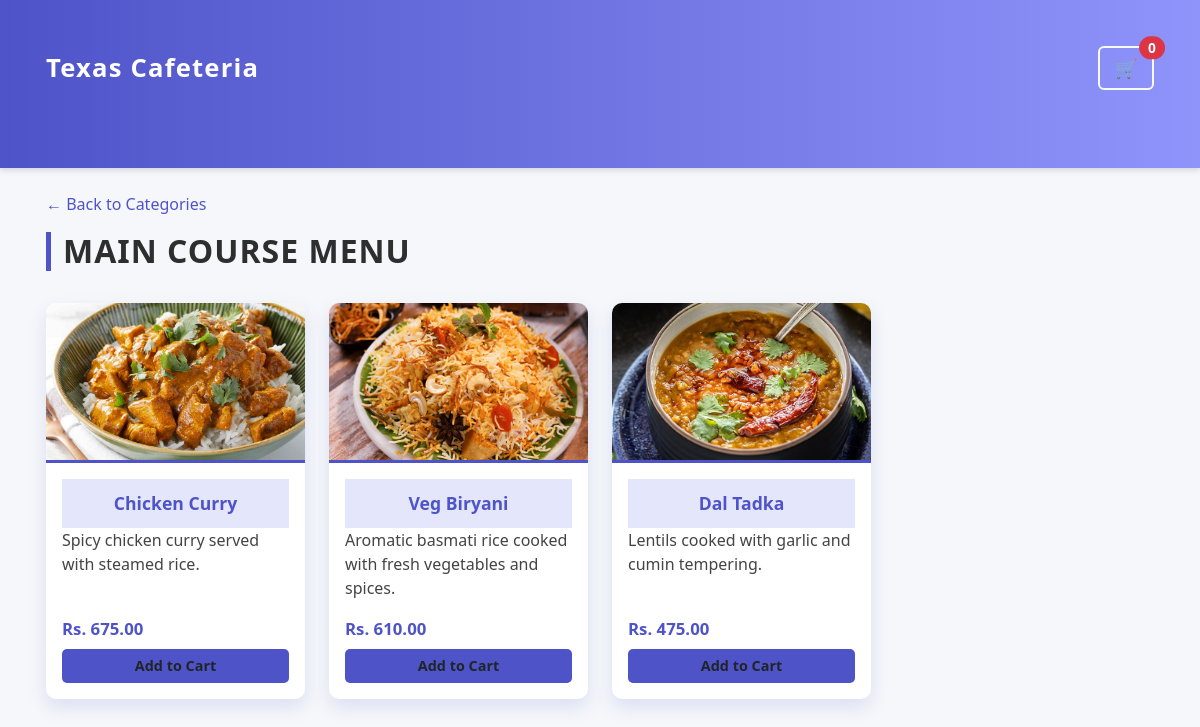
The app's page /category/2/ with its own data.
### foodapp/models.py (models this page shows, shortened)
class Category(models.Model):
    name = models.CharField(max_length=100)
    description = models.TextField(blank=True, null=True)
    image = models.ImageField(upload_to='category_images/', blank=True, null=True)

class FoodItem(models.Model):
    name = models.CharField(max_length=100)
    description = models.TextField()
    price = models.DecimalField(max_digits=6, decimal_places=2)
    category = models.ForeignKey(Category, on_delete=models.CASCADE)
    image = models.ImageField(upload_to='food_images/', blank=True, null=True)

### foodapp/views.py (the view)
# urls.py: path('category/<int:category_id>/', views.category_detail, name='category_detail'),
def category_detail(request, category_id):
    category = get_object_or_404(Category, id=category_id)
    food_items = FoodItem.objects.filter(category=category)
    cart = request.session.get('cart', {})
    cart_item_count = sum(cart.values())
    return render(request, 'foodapp/category_detail.html', {
        'category': category,
        'food_items': food_items,
        'cart_item_count': cart_item_count,
    })

### templates/foodapp/category_detail.html (shortened to what this page needs)
{% load static %}
<!DOCTYPE html>
<html lang="en">
<head>
  <link href="https://cdn.jsdelivr.net/npm/bootstrap@5.3.3/dist/css/bootstrap.min.css" rel="stylesheet" />
</head>
<body>
<nav class="navbar navbar-expand-lg navbar-dark">
  <div class="container d-flex justify-content-between align-items-center">
    <a class="navbar-brand" href="{% url 'category_list' %}">Texas Cafeteria</a>
    <a href="{% url 'cart' %}" class="btn btn-outline-light position-relative" aria-label="Shopping Cart">
      🛒
      <span class="position-absolute top-0 start-100 translate-middle badge rounded-pill bg-danger">
        {{ cart_item_count|default:"0" }}
      </span>
    </a>
  </div>
</nav>
<div class="container py-4">
  <a href="{% url 'category_list' %}" class="back-link">← Back to Categories</a>
  <h2>{{ category.name }} Menu</h2>
  <div class="row g-4">
    {% for food in food_items %}
    <div class="col-6 col-md-3">
      <div class="food-card h-100">
        {% if food.image %}
          <img src="{{ food.image.url }}" alt="{{ food.name }}" class="food-image" />
        {% else %}
          <div class="no-image-placeholder">No Image</div>
        {% endif %}
        <div class="card-body">
          <div>
            <div class="food-name-bottom">{{ food.name }}</div>
            <p>{{ food.description|truncatewords:12 }}</p>
          </div>
          <div>
            <p class="price">Rs. {{ food.price }}</p>
            <a href="{% url 'add_to_cart' food.id %}" class="btn btn-add-cart w-100">Add to Cart</a>
          </div>
        </div>
      </div>
    </div>
    {% empty %}
    <p>No food items available in this category.</p>
    {% endfor %}
  </div>
</div>
</body>
</html>

### templates/foodapp/category_detail.html (style rules this page uses)
body { background-color: #f5f7fa; font-family: 'Segoe UI', Tahoma, Geneva, Verdana, sans-serif; color: #444; }
nav.navbar { box-shadow: 0 2px 6px rgba(0,0,0,0.15); padding: 0.75rem 1rem; background: linear-gradient(90deg, #4e54c8, #8f94fb); }
nav.navbar .navbar-brand { font-weight: 700; font-size: 1.6rem; color: #fff !important; letter-spacing: 1.2px; transition: color 0.3s ease; }
nav.navbar .btn-outline-light { font-weight: 600; font-size: 0.95rem; padding: 0.4rem 0.9rem; border-width: 2px; transition: background-color 0.3s ease, color 0.3s ease; }
nav.navbar .position-relative { font-size: 1.15rem; }
.container { max-width: 1140px; padding: 2rem 1rem 4rem; }
h2 { font-weight: 700; color: #2e2e2e; border-left: 5px solid #4e54c8; padding-left: 12px; margin-bottom: 2rem !important; text-transform: uppercase; letter-spacing: 1px; }
.back-link { font-weight: 500; color: #4e54c8; text-decoration: none; margin-bottom: 1rem; display: inline-block; }
.food-card { border-radius: 10px; box-shadow: 0 8px 18px rgba(78, 84, 200, 0.15); cursor: pointer; overflow: hidden; display: flex; flex-direction: column; height: 100%; background-color: #fff; transition: transform 0.3s ease, box-shadow 0.3s ease; }
.food-image { width: 100%; height: 160px; object-fit: cover; flex-shrink: 0; border-bottom: 3px solid #4e54c8; transition: filter 0.3s ease; }
.food-name-bottom { padding: 0.7rem 1rem; font-weight: 700; font-size: 1.1rem; text-align: center; background-color: #e4e6fc; color: #4e54c8; user-select: none; }
.card-body { flex-grow: 1; padding: 1rem; display: flex; flex-direction: column; justify-content: space-between; }
.price { font-weight: 700; color: #4e54c8; margin-bottom: 0.5rem; font-size: 1.05rem; }
.btn-add-cart { background-color: #4e54c8; border: none; font-weight: 600; font-size: 0.9rem; padding: 0.4rem 0.75rem; border-radius: 5px; transition: background-color 0.3s ease; }

### records on screen
Category: name "MAIN COURSE"
FoodItem: image (picture), name "Chicken Curry", description "Spicy chicken curry served with steamed rice.", price "675.00"
FoodItem: image (picture), name "Veg Biryani", description "Aromatic basmati rice cooked with fresh vegetables and spices.", price "610.00"
FoodItem: image (picture), name "Dal Tadka", description "Lentils cooked with garlic and cumin tempering.", price "475.00"

### other values on screen
{{ cart_item_count|default:"0" }} "0"
